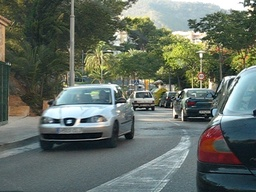
#> input picture examples/car1.jpg, 256 x 192 px, shrunk from 640 x 480 before the run
$ jupyter execute --allow-errors 'Clase imágenes.ipynb'   (shell and % lines are left out)
#> lines starting #> are read from the running program, lines starting #| are printed output that depends on the picture; after the words box and inside, x2 and y2 are one past the last pixel; in counts of white or black regions, pixels touching at a corner belong together
[cell 1]
 # para que las imagenes se muestren automaticamente

#numpy es la libreria de arreglos de python (la llamaremos np)
import numpy as np
#el modulo io de skimage sirve para cargar y guardar imagenes
from skimage import io
# el modulo pyplot de matplotlib (que llamaremos plt) nos permite mostrar imagenes
import matplotlib.pyplot as plt

# leemos la imagen desde un archivo, y la almacenamos en memoria en un arreglo
image = io.imread('examples/car1.jpg')
#> image is the input picture: shape (192, 256, 3); mean R, G, B 100, 109.5, 100.4

image=image/255.

#imprimimos las dimensiones del arreglo. son 3: las dos primeras corresponden al alto y ancho,
#la última a los canales de color (que son 3)
print(image.shape)
#| (192, 256, 3)
#guardamos las dimensiones en tres variables para usar en los scripts más abajo
h,w,c=image.shape
#> h = 192; w = 256; c = 3

#mostramos el tipo de los elementos del arreglo
print(image.dtype)
#| float64

#visualizamos la imagen
plt.imshow(image)

[cell 2]
#Ver los canales individuales

#Anulo los canales rojo y azul para ver solo el verde
green=np.copy(image)
green[:,:,0]=0
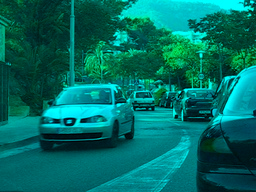
#> green: shape (192, 256, 3) float64; mean R, G, B 0, 0.429, 0.394
green[:,:,2]=0
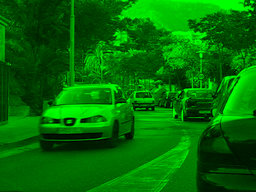
#> green: shape (192, 256, 3) float64; mean R, G, B 0, 0.429, 0
plt.figure()
plt.imshow(green)


#Anulo los canales azul y verde para ver solo el rojo
red=np.copy(image)
red[:,:,1:3]=0
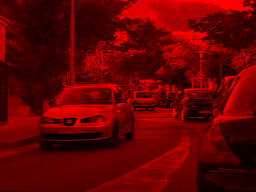
#> red: shape (192, 256, 3) float64; mean R, G, B 0.392, 0, 0
plt.figure()
plt.imshow(red)

#Anulo los canales rojo y verde para ver solo el azul
blue=np.copy(image)
blue[:,:,0:2]=0
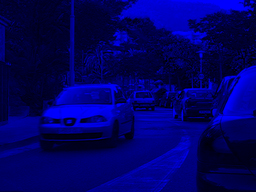
#> blue: shape (192, 256, 3) float64; mean R, G, B 0, 0, 0.394
plt.figure()
plt.imshow(blue)

[cell 3]
# Convertir en escala de grises

image_gray=np.zeros((h,w))

for i in range(h):
    for j in range(w):
        image_gray[i,j]= (image[i,j,0]+image[i,j,1]+image[i,j,2])/3
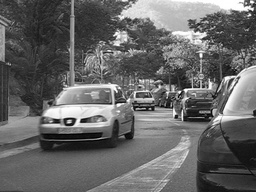
#> image_gray: shape (192, 256) float64; min 0, max 1, mean 0.405

plt.imshow(image_gray,cmap=plt.get_cmap('gray'))
plt.figure()
plt.imshow(image_gray,cmap=plt.get_cmap('jet'))


def rgb2grayscale(image):
    h,w,c=image.shape
    image_gray=np.zeros((h,w))

    for i in range(h):
        for j in range(w):
            image_gray[i,j]= (image[i,j,0]+image[i,j,1]+image[i,j,2])/3
    return image_gray

[cell 4]
# Suavizar una imagen

# A cada pixel, le asignamos el promedio de los pixeles alrededor suyo.

#Coordenadas alrededor del pixel (i,j)

#####################################
# (i-1,j-1) # (i-1, j ) # (i-1,j+1) #
#####################################
# ( i ,j-1) # ( i , j ) # ( i ,j+1) #
#####################################
# (i+1,j-1) # (i+1, j ) # (i+1,j+1) #
#####################################

image_smooth=np.copy(image)

for i in range(1,h-1):#evitamos los bordes
    for j in range(1,w-1): #evitamos los bordes
        image_smooth[i,j,:]= (image[i-1,j-1,:]+image[i-1,j,:]+image[i-1,j+1,:]
                              +image[i,j-1,:]+image[i,j,:]+image[i,j+1,:]
                              +image[i+1,j-1,:]+image[i+1,j,:]+image[i+1,j+1,:]
                               )/9
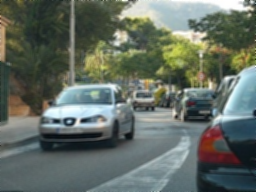
#> image_smooth: shape (192, 256, 3) float64; mean R, G, B 0.392, 0.429, 0.394

plt.imshow(image)
plt.figure()
plt.imshow(image_smooth)

[cell 5]
#suavizar una imagen -  en una funcion

import numba #usamos numba para que sea más rápido

@numba.jit #pre-compilamos la función a código de máquina para que sea más rápida
def smooth_image(image):
    image_smooth=np.copy(image)

    for i in range(1,h-1):#evitamos los bordes
        for j in range(1,w-1): #evitamos los bordes
            image_smooth[i,j,:]= (image[i-1,j-1,:]+image[i-1,j,:]+image[i-1,j+1,:]
                                  +image[i,j-1,:]+image[i,j,:]+image[i,j+1,:]
                                  +image[i+1,j-1,:]+image[i+1,j,:]+image[i+1,j+1,:]
                                   )/9
    return image_smooth

image_smooth=smooth_image(image)

plt.imshow(image)
plt.figure()
plt.imshow(image_smooth)

[cell 6]
#suavizar una imagen varias veces

import numba #usamos numba para que sea más rápido

@numba.jit #pre-compilamos la función a código de máquina para que sea más rápida
def smooth_image(image):
    image_smooth=np.copy(image)

    for i in range(1,h-1):#evitamos los bordes
        for j in range(1,w-1): #evitamos los bordes
            image_smooth[i,j,:]= (image[i-1,j-1,:]+image[i-1,j,:]+image[i-1,j+1,:]
                                  +image[i,j-1,:]+image[i,j,:]+image[i,j+1,:]
                                  +image[i+1,j-1,:]+image[i+1,j,:]+image[i+1,j+1,:]
                                   )/9
    return image_smooth


image_smooth=np.copy(image)
repetitions=20
for i in range(repetitions):
    image_smooth=smooth_image(image_smooth)
#> this loop made 20 passes
#> pass 3, `image_smooth=smooth_image(image_smooth)`:
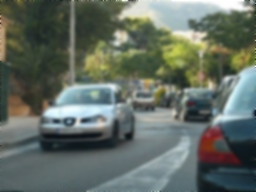
#> image_smooth: shape (192, 256, 3) float64; mean R, G, B 0.392, 0.429, 0.394
#> after the loop:
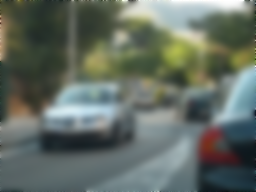
#> image_smooth: shape (192, 256, 3) float64; mean R, G, B 0.392, 0.429, 0.394

plt.imshow(image)
plt.figure()
plt.imshow(image_smooth)

[cell 7]
# Filtrar por color para buscar los rojos
h,w,c=image.shape
filter_mask=np.zeros((h,w))

for i in range(h):#evitamos los bordes
    for j in range(w): #evitamos los bordes
        r,g,b=image[i,j,:]
        if r>0.3 and g<0.3 and b<0.3:
            filter_mask[i,j]=1
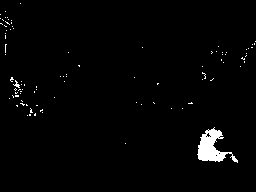
#> filter_mask: shape (192, 256) float64; values 0 (black) and 1 (white), 1.8% white; 92 white regions (90 under 20 px), largest, box (x1, y1, x2, y2) and area: (197, 127, 238, 163) 654, (13, 80, 20, 88) 22

plt.imshow(filter_mask,cmap=plt.get_cmap('gray'))

[cell 8]
eroded_filter=np.zeros(filter_mask.shape)
# erosionar la mascara de filtro
for i in range(1,h-1):#evitamos los bordes
    for j in range(1,w-1): #evitamos los bordes
        pixel_count=(filter_mask[i-1,j-1]+filter_mask[i-1,j]+filter_mask[i-1,j+1] +filter_mask[i,j-1]+filter_mask[i,j]+filter_mask[i,j+1]+filter_mask[i+1,j-1]+filter_mask[i+1,j]+filter_mask[i+1,j+1])
        if pixel_count>8:
            eroded_filter[i,j]=1
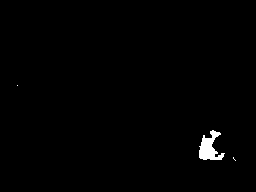
#> eroded_filter: shape (192, 256) float64; values 0 (black) and 1 (white), 0.85% white; 3 white regions (2 under 20 px), largest, box (x1, y1, x2, y2) and area: (199, 130, 225, 160) 414

plt.imshow(eroded_filter,cmap=plt.get_cmap('gray'))

[cell 9]
import matplotlib.patches as patches

# Calcular centro de masa
eroded_filter=np.zeros(filter_mask.shape)
# erosionar la mascara de filtro
coordinate_sum=np.array([0,0])
count=0
for i in range(h):#evitamos los bordes
    for j in range(w): #evitamos los borde
        if eroded_filter[i,j]==1:
            coordinate_sum+=np.array([i,j])
            count+=1
#> after the loop, coordinate_sum = [0, 0]; count = 0
center=coordinate_sum/count
#> center = [nan, nan]

#> (the rest of this cell did not finish here and is left out)
